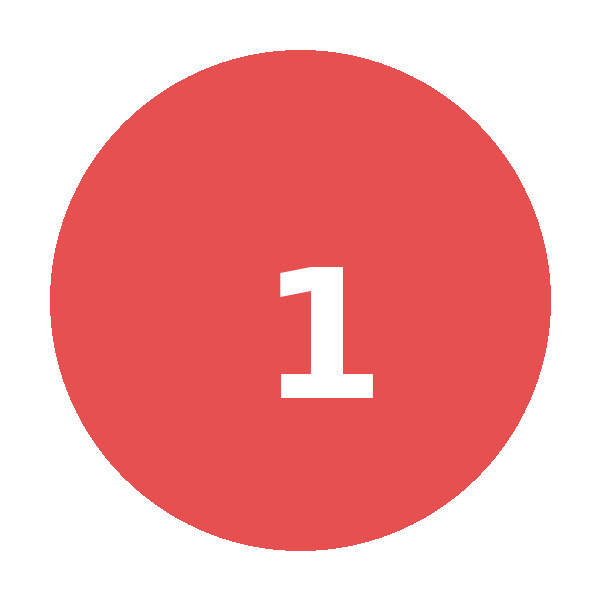
#> input picture _TEST_IMAGES/img1.png, 600 x 600 px
$ python -i MANUAL_STOCK_PLACEMENT.py   (imports and definitions only)
#> lines starting #> are read from the running program, lines starting #| are printed output that depends on the picture; after the words box and inside, x2 and y2 are one past the last pixel; in counts of white or black regions, pixels touching at a corner belong together
#> further down, picture is the input picture: PIL image 600x600 RGBA; mean R, G, B, A 126.3, 46.9, 46.9, 139.6
"""
MANUAL_STOCK_PLACEMENT.py
=========================
Manual, per-scene image edits performed AFTER all stock/AI picks are made and
BEFORE Ken Burns. Two tools, both driven by a sized + positionable box over the
PREVIOUS scene's image:

  • PLACEMENT  (MediaType.MANUAL_STOCK_ADD_TO_PREVIOUS)
      Stamp this scene's chosen stock still onto the previous image as many
      times as you like: click to add one (at the current size), keep clicking
      to add more (sizes can differ), Undo removes the last, Done finishes.
      All stamps are flattened together. Optional white-background knockout.

  • ZOOM/CROP  (MediaType.ZOOM_PREV_IMG)
      Derive this scene's image by cropping/zooming into the previous image.
      The dashed box (default 90% width, base aspect ratio so it never
      distorts) is centred by default and movable with the mouse; the crop is
      upscaled back to the base resolution.

Both bake to a static MP4 so the Ken Burns pass leaves the framing untouched.

Public API
----------
place_overlays_interactive(base, overlay, window_title=..., initial=None)
    -> list[Placement] | None
composite_overlays(base, overlay, placements, output_path) -> str
composite_overlay(base, overlay, placement, output_path) -> str   # 1-stamp wrapper
remove_white_background(image, thresh=..., near_white=...) -> Image (RGBA)

zoom_prev_interactive(base, window_title=..., initial=None) -> CropBox | None
crop_and_zoom(base, cropbox, output_path) -> str

extract_frame(video_path, output_path, at_seconds=0.0) -> str

Standalone test
---------------
    python MANUAL_STOCK_PLACEMENT.py BASE OVERLAY     # placement (stamp many)
    python MANUAL_STOCK_PLACEMENT.py --zoom BASE      # zoom / crop
"""

from __future__ import annotations

import subprocess
from dataclasses import dataclass
from pathlib import Path

from PIL import Image, ImageTk
import tkinter as tk


# Pillow renamed the resampling enum in v9.1; keep working on both old + new.
try:
    _RESAMPLE = Image.Resampling.LANCZOS
except AttributeError:                       # very old Pillow
    _RESAMPLE = Image.LANCZOS


# ===========================================================================
# Data
# ===========================================================================

@dataclass
class Placement:
    """One stamp of the overlay, relative to the BASE image."""
    width_pct: int            # overlay width as % of base width, clamped 1..80
    cx_frac: float            # center x as a fraction of base width, 0..1
    cy_frac: float            # center y as a fraction of base height, 0..1
    remove_bg: bool = True    # knock out the overlay's white background (per-overlay)


@dataclass
class CropBox:
    """A crop/zoom rectangle, relative to the BASE image (base aspect ratio)."""
    width_pct: int            # crop width as % of base width, clamped 10..100
    cx_frac: float            # center x as a fraction of base width, 0..1
    cy_frac: float            # center y as a fraction of base height, 0..1


# ── placement sizing knobs ─────────────────────────────────────────────────
MIN_PCT: int     = 1
MAX_PCT: int     = 80
STEP_PCT: int    = 5
DEFAULT_PCT: int = 30
GHOST_ALPHA: int = 110       # 0..255 opacity of the live "next stamp" ghost

# ── zoom/crop knobs ────────────────────────────────────────────────────────
ZOOM_MIN_PCT: int     = 10
ZOOM_MAX_PCT: int     = 100      # 100% = whole image (no zoom)
ZOOM_STEP_PCT: int    = 5
ZOOM_DEFAULT_PCT: int = 90
ZOOM_DIM: float       = 0.55     # how far the area outside the crop is darkened

# ── white-background removal knobs ─────────────────────────────────────────
WHITE_BG_NEAR_WHITE: int = 220   # min per-channel brightness for a seed pixel
WHITE_BG_THRESHOLD: int  = 90    # PIL flood tolerance (sum of per-channel diff)


# ===========================================================================
# Non-GUI helpers
# ===========================================================================

# [11 lines left out: function extract_frame, not called in this run]


def _load_rgba(path: str) -> Image.Image:
    return Image.open(path).convert("RGBA")


def remove_white_background(image: Image.Image,
                            thresh: int = WHITE_BG_THRESHOLD,
                            near_white: int = WHITE_BG_NEAR_WHITE) -> Image.Image:
    """
    Knock out the border-connected ~white background (simple, no ML): only
    white that touches the image edges is made transparent, so white *inside*
    the subject is preserved. Returns an RGBA copy.
    """
#> called with thresh = 90, near_white = 220
    import numpy as np
    from PIL import ImageDraw

    rgba = image.convert("RGBA")
    rgb = rgba.convert("RGB")
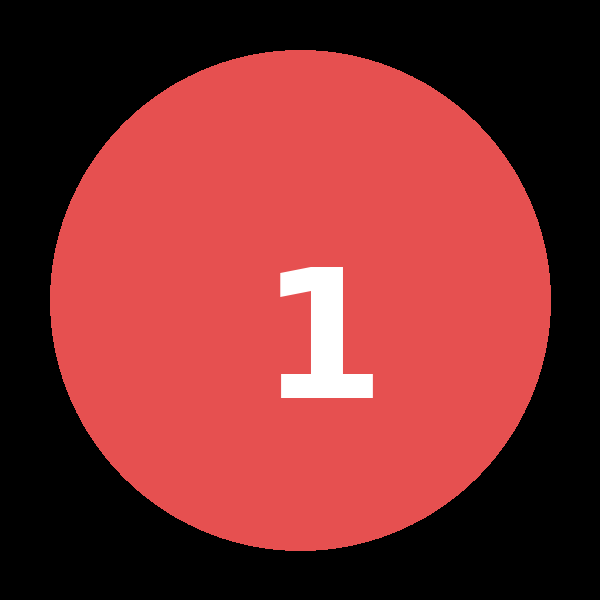
#> rgb: PIL image 600x600 RGB; mean R, G, B 126.3, 46.9, 46.9
    w, h = rgb.size
#> w = 600; h = 600
    orig = np.asarray(rgb, dtype=np.int16)

    flood = rgb.copy()
    px = flood.load()
    SENTINEL = (0, 0, 0)

    def _near_white(p) -> bool:
        return p[0] >= near_white and p[1] >= near_white and p[2] >= near_white

    border = ([(x, 0) for x in range(w)] + [(x, h - 1) for x in range(w)] +
              [(0, y) for y in range(h)] + [(w - 1, y) for y in range(h)])
    seeds_used = 0
    for (x, y) in border:
        p = px[x, y]
        if p == SENTINEL:
            continue
        if _near_white(p):
            ImageDraw.floodfill(flood, (x, y), SENTINEL, thresh=thresh)
            seeds_used += 1
#> after the loop, seeds_used = 0

    flooded = np.asarray(flood, dtype=np.int16)
    bg_mask = np.any(flooded != orig, axis=-1)
#> bg_mask: shape (600, 600) bool; every value is 0

    def _dilate(m):
        d = m.copy()
        d[1:, :] |= m[:-1, :]; d[:-1, :] |= m[1:, :]
        d[:, 1:] |= m[:, :-1]; d[:, :-1] |= m[:, 1:]
        return d

    near_white_mask = np.all(orig >= near_white, axis=-1)
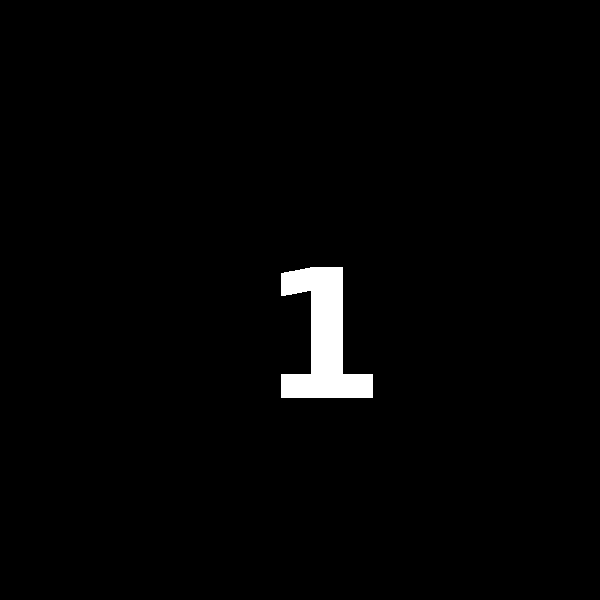
#> near_white_mask: shape (600, 600) bool; 1.8% white; 1 white region, box (x1, y1, x2, y2) and area: (281, 267, 373, 398) 6334
    fringe = _dilate(bg_mask) & near_white_mask & (~bg_mask)

    alpha = np.array(rgba.split()[3], dtype=np.uint8)
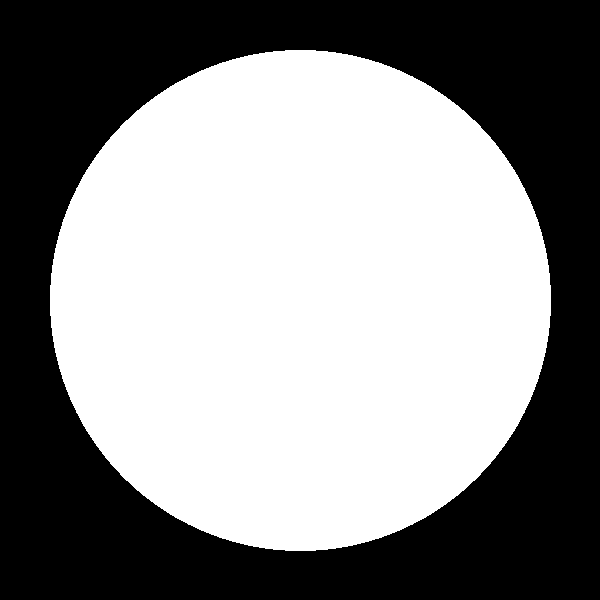
#> alpha: shape (600, 600); 54.7% white; 1 black region, box (x1, y1, x2, y2) and area: (0, 0, 600, 600) 162955
    alpha[bg_mask] = 0
    alpha[fringe] = 0

    removed = int(bg_mask.sum() + fringe.sum())
#> removed = 0
    total = w * h
#> total = 360000
    print(f"[manual] white-bg removal: {seeds_used} border seed(s), "
          f"{removed}/{total} px ({100.0 * removed / max(1, total):.1f}%) "
          f"made transparent")
#| [manual] white-bg removal: 0 border seed(s), 0/360000 px (0.0%) made transparent

    out = rgba.copy()
    out.putalpha(Image.fromarray(alpha, mode="L"))
    return out


# [62 lines left out: functions composite_overlays, composite_overlay, crop_and_zoom, not called in this run]


# ===========================================================================
# Shared GUI piece: the resize control
# ===========================================================================

class _SizeControl:
    """
    Reusable width control: [label] [−] [entry] [+] [% of base width], plus a
    dashed box that previews the footprint relative to the base. Owns an
    integer percent in [min_pct, max_pct] and calls on_change(pct) on changes.
    """

    # [30 lines left out: function __init__, not called in this run]

    def get(self) -> int:
        return self.pct

    def set_aspect(self, aspect: float) -> None:
        self._aspect = aspect
        self._draw_box()

    # [11 lines left out: function _apply, not called in this run]

    def inc(self) -> None:
        self._apply(self.pct + self._step)

    def dec(self) -> None:
        self._apply(self.pct - self._step)

    # [31 lines left out: functions _commit, _draw_box, _fit_display, not called in this run]


# ===========================================================================
# Placement GUI  (multi-stamp)
# ===========================================================================

class _PlacementApp:
    """Click to stamp the overlay, keep clicking to add more, Undo removes the
    last, Done finishes. All stamps are flattened together."""

    # [158 lines left out: functions __init__, _build_ui, _kbd, _bind_keys, _effective_overlay, _toggle_removebg and 2 more, not called in this run]

    def _on_size_change(self, pct):
        self.pct = pct
        self._regen_ghost()                 # only the *next* stamp changes size

    # [30 lines left out: functions _regen_ghost, _rebuild_composite, _on_motion, not called in this run]

    def _on_leave(self, _event):
        self.canvas.itemconfig(self.ghost_item, state="hidden")
        self.canvas.itemconfig(self.aim_rect, state="hidden")

    # [31 lines left out: functions _on_click, _undo, _update_count, _done, not called in this run]

    def _exit(self):
        self.result = None
        self.root.destroy()

    def run(self):
        self.root.protocol("WM_DELETE_WINDOW", self._exit)
        self.root.mainloop()


# [7 lines left out: function place_overlays_interactive, not called in this run]


# ===========================================================================
# Zoom / crop GUI
# ===========================================================================

class _ZoomApp:
    """Move a dashed crop box (base aspect) over the previous image; centre it
    or drag it; accept to crop+zoom."""

    # [164 lines left out: functions __init__, _build_ui, _kbd, _bind_keys, _box_disp, _clamp_center and 4 more, not called in this run]

    def _accept(self):
        self.result = CropBox(self.pct, self.cx_frac, self.cy_frac)
        self.root.destroy()

    def _exit(self):
        self.result = None
        self.root.destroy()

    def run(self):
        self.root.protocol("WM_DELETE_WINDOW", self._exit)
        self.root.mainloop()


# [7 lines left out: function zoom_prev_interactive, not called in this run]


# ===========================================================================

# [19 lines not run here, left out]

>>> from PIL import Image
>>> picture = Image.open('_TEST_IMAGES/img1.png')
>>> result = remove_white_background(picture)
